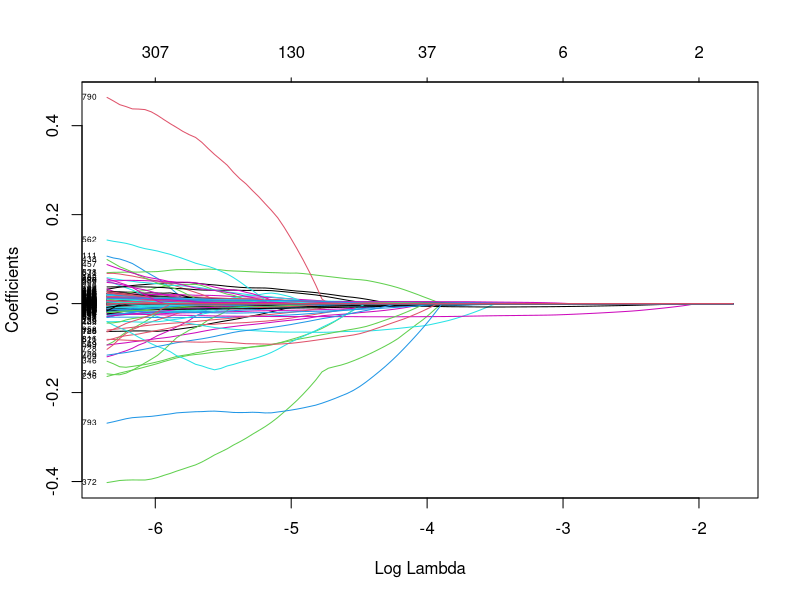
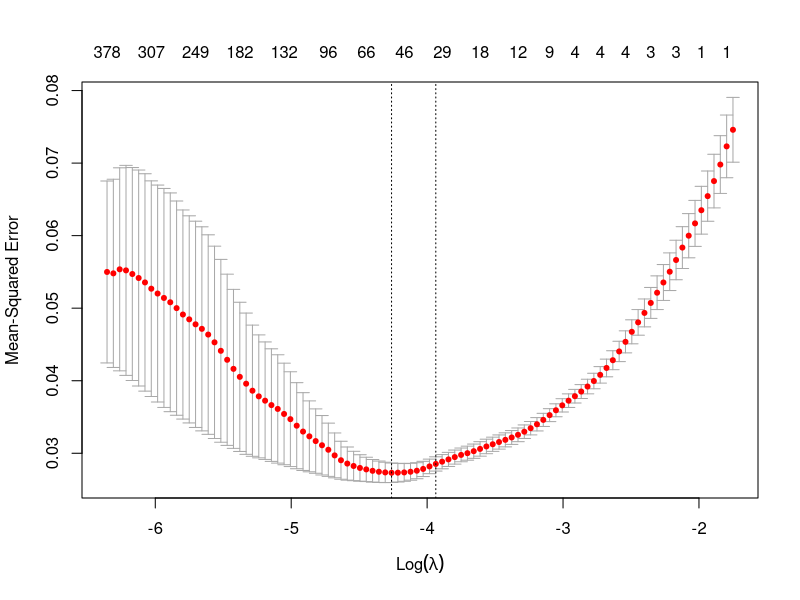

These charts were generated, in order, by the following R code:
library(glmnet)
library(readxl)
library(writexl)

data <- read.table("TCGA_LUAD_miRNA_expression_disease_status.txt", header = TRUE, row.names = 1)

data <- t(data)

X <- data[, -ncol(data)]  # All columns except the last one
Y <- data[, ncol(data)]
Y <- as.numeric(Y)


lasso_fit <- glmnet(x = X, y = Y, alpha = 1)
plot(lasso_fit, xvar = "lambda", label = TRUE)

set.seed(98)

cv_lasso_fit <- cv.glmnet(x = as.matrix(X), y = Y, alpha = 1, nfolds = 5)
plot(cv_lasso_fit)
cv_lasso_fit$lambda.min
selected_features<-coef(cv_lasso_fit,s=0.01409786)

selected_mirna <- rownames(selected_features)[-1]  # Exclude the intercept term
selected_coefficients <- selected_features[-1]
selected_features_df <- data.frame(miRNA = selected_mirna, Coefficient = selected_coefficients)

write_xlsx(selected_features_df, "LUAD_miRNA_LASSO1.xlsx")





